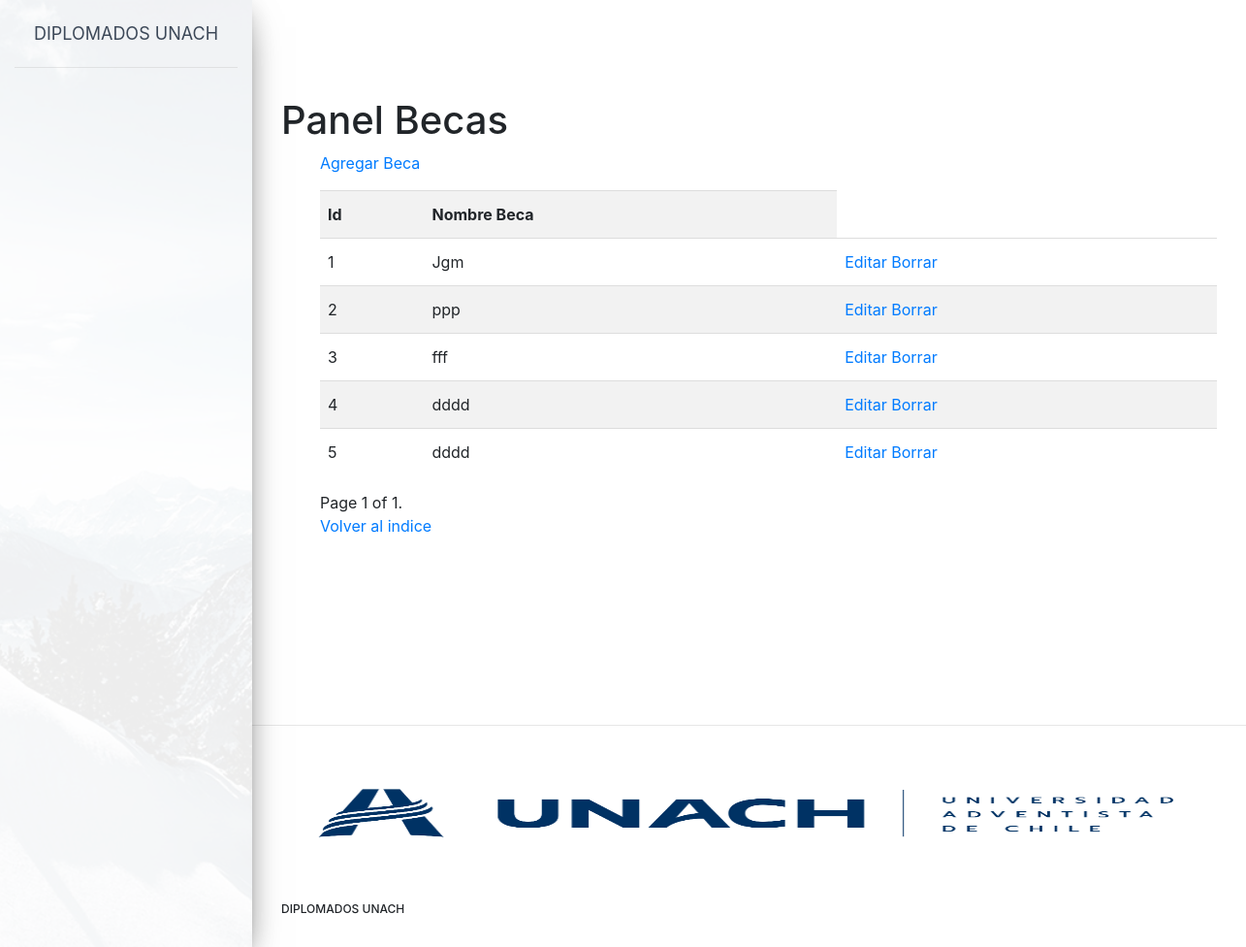
The app's page /artemis/panel_becas.html with its own data.
### artemis/models.py (models this page shows, shortened)
class Becas(models.Model):
    id = models.AutoField(primary_key=True)
    nombre_beca = models.CharField(max_length=20)

### artemis/views.py (the view)
# urls.py: path('panel_becas.html',panel_becas.as_view(),name='panel_becas'),
class panel_becas(ListView):
    context_object_name = 'panel_becas'
    template_name = 'panel_becas.html'
    paginate_by = 10
    queryset = Becas.objects.all()
    def get_context_data(self, **kwargs):
        context = super(panel_becas, self).get_context_data(**kwargs)
        context['Becas'] = Becas.objects.all()
        return context

### artemis/templates/panel_becas.html (shortened to what this page needs)
{% extends "base.html" %}
{% block content %}
<head>
   <link rel="stylesheet" href="https://stackpath.bootstrapcdn.com/bootstrap/4.1.3/css/bootstrap.min.css">
   {% load crispy_forms_tags %}
</head>
<h1>Panel Becas</h1>
<ul>
<p>
    <a href="{% url "artemis:new_beca" %}">Agregar Beca</a>
</p>
<div class="table-responsive">
    <table class="table table-striped">
        <th>Id</th>
        <th>Nombre Beca</th>
{% for Becas in object_list %}
  <tr>
    <td>{{ Becas.id }} </td>
    <td>{{ Becas.nombre_beca }} <td><a href="{% url "artemis:edit_beca" Becas.pk %}">Editar</a> <a href="{% url "artemis:delete_beca" Becas.pk %}">Borrar</a></td> </td>
  </tr>
{% endfor %}
    </table>
    <div class="pagination">
        <span class="step-links">
            <span class="current">
                Page {{ page_obj.number }} of {{ page_obj.paginator.num_pages }}.
            </span>
        </span>
    </div>
    <p>
        <a href="{% url "artemis:index" %}">Volver al indice</a>
    </p>
</ul>
{%endblock content%}

### records on screen
Becas: id "1", nombre_beca "Jgm"
Becas: id "2", nombre_beca "ppp"
Becas: id "3", nombre_beca "fff"
Becas: id "4", nombre_beca "dddd"
Becas: id "5", nombre_beca "dddd"

### other values on screen
{{ page_obj.number }} "1"
{{ page_obj.paginator.num_pages }} "1"
